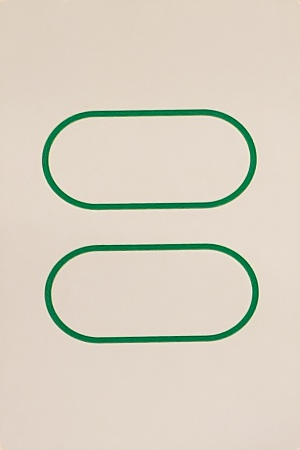
#> input picture img/ref/green-double-outline-capsule.jpg, 300 x 450 px; its folder holds only this picture in this run
$ python solve.py img/ref/green-double-outline-capsule.jpg out.png
#> lines starting #> are read from the running program, lines starting #| are printed output that depends on the picture
#> in main, img is the input picture: shape (450, 300, 3); mean B, G, R 194.7, 209.6, 216.6
### segmentation.py
"""Segmentation of a board image into cards."""

import copy
import glob
import math
import sys

import cv2
import numpy as np
from shapely.geometry import Polygon


class DetectedCard:
    def __init__(self, img_bgr, rect):
        self.img_bgr = img_bgr
        self.rect = rect


class Line(object):
    # [237 lines left out: functions __init__, intersect, len, relative_angle, find_rects_from_lines, order_points, not called in this run]


def find_rects(gray, light):
    fld = cv2.ximgproc.createFastLineDetector(_length_threshold=15, _do_merge=True)
    all_lines = []
    for img in [gray, light]:
        img = cv2.medianBlur(img, 9)
        lines = fld.detect(img)
        for line in lines:
            all_lines.append(np.array(line))
    return find_rects_from_lines(all_lines)


def detect_cards(img):
    min_dim = min(img.shape[0], img.shape[1])
#> min_dim = 300
    scale = 1.0
#> scale = 1
    if min_dim > 1024:
        scale = 1024.0 / min_dim
        img = cv2.resize(img, None, fx=scale, fy=scale, interpolation=cv2.INTER_AREA)

    gray = cv2.cvtColor(img, cv2.COLOR_BGR2GRAY)
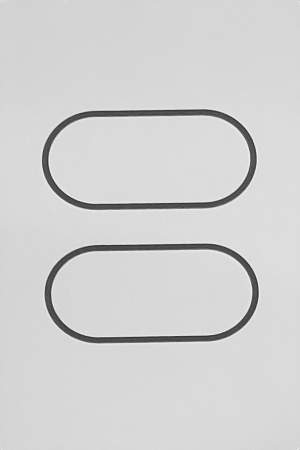
#> gray: shape (450, 300); min 44, max 245, mean 210
    _, sat, _ = cv2.split(cv2.cvtColor(img, cv2.COLOR_BGR2HSV))
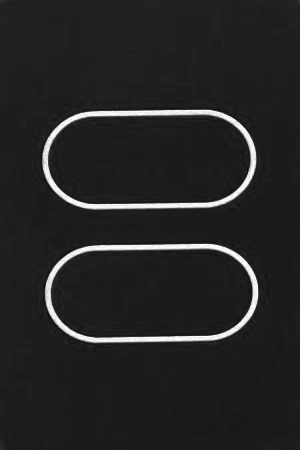
#> sat: shape (450, 300); min 15, max 255, mean 37.3

    rects = find_rects(gray, sat)

    cards = []
    for rect in rects:
        card_rect = order_points(rect)

        sideways = (card_rect[1][0] - card_rect[0][0]) > (card_rect[2][1] - card_rect[1][1])

        card_w = 240
        card_h = 390
        if sideways:
            card_w = 390
            card_h = 240

        dst = np.array([
            [0, 0],
            [card_w, 0],
            [card_w, card_h],
            [0, card_h]], np.float32)

        xform = cv2.getPerspectiveTransform(card_rect, dst)
        rect_img = cv2.warpPerspective(img, xform, (card_w, card_h), flags=cv2.INTER_NEAREST)
        # Crop off edges
        margin_x = 10
        margin_y = 20
        rect_img = rect_img[margin_y:-margin_y, margin_x:-margin_x]
        if sideways:
            rect_img = cv2.rotate(rect_img, cv2.ROTATE_90_CLOCKWISE)

        rect_orig = (card_rect * 1/scale).astype(np.int32)
        cards.append(DetectedCard(rect_img, rect_orig))

    return cards

### solve.py
"""Solve a game board."""

import copy
import sys

import cv2

import classification
import segmentation


class Card:
    COUNTS = {
        1: 0,
        2: 1,
        3: 2,
    }
    FILLS = {
        "solid": 0,
        "outline": 1,
        "stripes": 2,
    }
    COLORS = {
        "red": 0,
        "green": 1,
        "purple": 2,
    }
    SHAPES = {
        "diamond": 0,
        "capsule": 1,
        "squiggle": 2,
    }

    def __init__(self, classified, rect):
        count = classified["count"]
        fill = classified["fill"]
        color = classified["color"]
        shape = classified["shape"]
        self.attrs = (Card.COUNTS[count], Card.FILLS[fill], Card.COLORS[color], Card.SHAPES[shape])
        self.label = f"{count}-{fill}-{color}-{shape}"
        self.rect = rect

    @staticmethod
    def find_sets(cards):
        def id(attrs):
            return (attrs[0] << 6) | (attrs[1] << 4) | (attrs[2] << 2) | (attrs[3] << 0)
        seen_by_id = {}

        sets = []
        for i, card_i in enumerate(cards):
            for j, card_j in enumerate(cards[i+1:], i+1):
                third_attrs = [-(a_i + a_j) % 3 for (a_i, a_j) in zip(card_i.attrs, card_j.attrs)]
                card_k = seen_by_id.get(id(third_attrs))
                if card_k:
                    sets.append((card_i, card_j, card_k))
            seen_by_id[id(card_i.attrs)] = card_i
        return sets

SET_COLORS_BGR = [
    [242, 214, 139],
    [167, 242, 139],
    [139, 167, 242],
    [214, 139, 242],
    [139, 219, 242],
    [222, 247, 134],
]

def expand_rect(rect, amount):
    if amount == 0:
        return rect
    ret = copy.deepcopy(rect)
    ret[0][0] -= amount
    ret[0][1] -= amount
    ret[1][0] += amount
    ret[1][1] -= amount
    ret[2][0] += amount
    ret[2][1] += amount
    ret[3][0] -= amount
    ret[3][1] += amount
    return ret

def main():
    debug = "--debug" in sys.argv

    img = cv2.imread(sys.argv[1])

    cards = []
    for i, card_seg in enumerate(segmentation.detect_cards(img)):
        classified = classification.classify_card(card_seg.img_bgr)
        cards.append(Card(classified, card_seg.rect))

        if debug:
            print(f"Card {i}: {classified}")
            cv2.imwrite(f"{sys.argv[2]}.rects.{i}.png", card_seg.img_bgr)
#> this loop made 0 passes
#> after the loop, cards = []


    sets = Card.find_sets(cards)

    OUTLINE_WIDTH = 50
    label_counts = {}
    for i, set_i in enumerate(sets):
        for card in set_i:
            labels = label_counts.get(card.attrs, 0)
            cv2.polylines(img, [expand_rect(card.rect, labels * OUTLINE_WIDTH)], True, SET_COLORS_BGR[i], OUTLINE_WIDTH)
            label_counts[card.attrs] = labels + 1

    if debug:
        for i, card in enumerate(cards):
            cv2.polylines(img, [card.rect], True, (52, 64, 255), 10)
            cv2.putText(img, f"{card.label} ({i})", (card.rect[0][0], card.rect[0][1]), cv2.FONT_HERSHEY_PLAIN, 2, (255, 255, 255), 5)

    cv2.imwrite(f"{sys.argv[2]}.png", img)


if __name__ == "__main__":
#> (the run stopped early here; a loop or call above may not have finished)

$ run again, on img/ref/green-double-solid-diamond.jpg
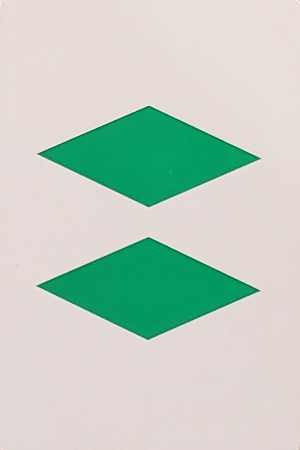
#> input picture img/ref/green-double-solid-diamond.jpg, 300 x 450 px
#> in main, img is the input picture: shape (450, 300, 3); mean B, G, R 194.3, 206.5, 190.4
#> min_dim = 300
#> scale = 1
#> in detect_cards, `gray = cv2.cvtColor(img, cv2.COLOR_BGR2GRAY)`:
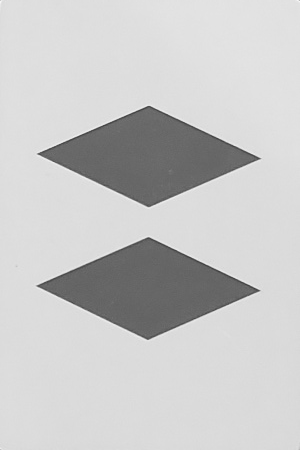
#> gray: shape (450, 300); min 62, max 248, mean 200.4
#> in detect_cards, `_, sat, _ = cv2.split(cv2.cvtColor(img, cv2.COLOR_BGR2HSV))`:
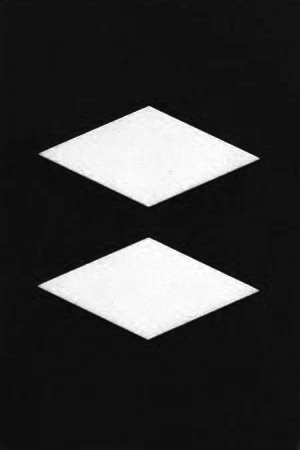
#> sat: shape (450, 300); min 2, max 255, mean 54.1
#> after the loop in main, `for i, card_seg in enumerate(segmentation.detect_cards(img)):`: cards = []

$ run again, on img/ref/green-double-stripes-capsule.jpg
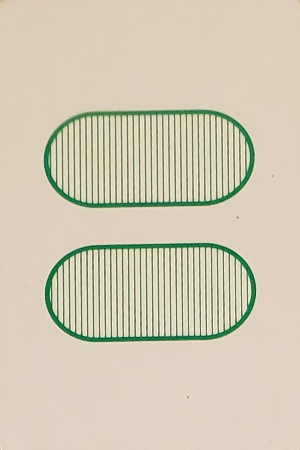
#> input picture img/ref/green-double-stripes-capsule.jpg, 300 x 450 px
#> in main, img is the input picture: shape (450, 300, 3); mean B, G, R 180.2, 201.8, 210
#> min_dim = 300
#> scale = 1
#> in detect_cards, `gray = cv2.cvtColor(img, cv2.COLOR_BGR2GRAY)`:
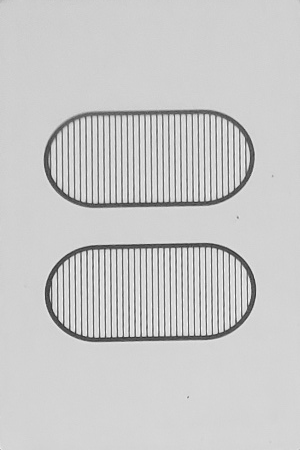
#> gray: shape (450, 300); min 44, max 252, mean 201.8
#> in detect_cards, `_, sat, _ = cv2.split(cv2.cvtColor(img, cv2.COLOR_BGR2HSV))`:
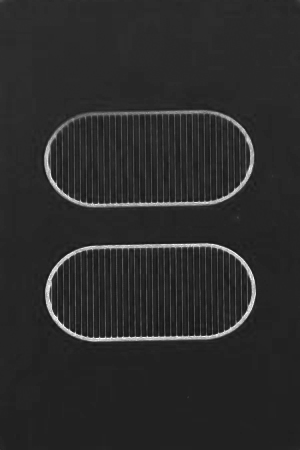
#> sat: shape (450, 300); min 18, max 255, mean 43.1
#> after the loop in main, `for i, card_seg in enumerate(segmentation.detect_cards(img)):`: cards = []

$ run again, on img/ref/green-double-outline-diamond.jpg
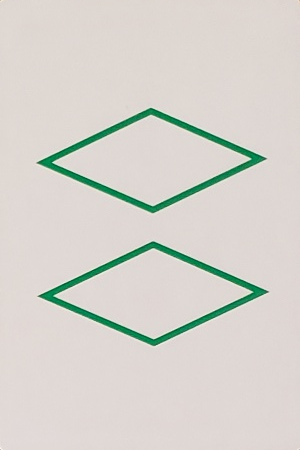
#> input picture img/ref/green-double-outline-diamond.jpg, 300 x 450 px
#> in main, img is the input picture: shape (450, 300, 3); mean B, G, R 205.4, 211.5, 213.9
#> min_dim = 300
#> scale = 1
#> in detect_cards, `gray = cv2.cvtColor(img, cv2.COLOR_BGR2GRAY)`:
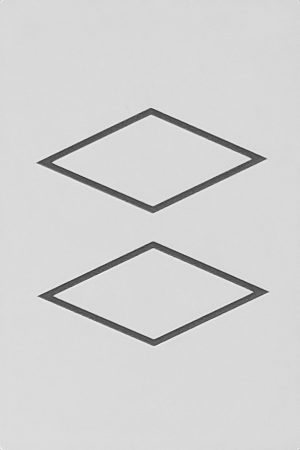
#> gray: shape (450, 300); min 55, max 245, mean 211.4
#> in detect_cards, `_, sat, _ = cv2.split(cv2.cvtColor(img, cv2.COLOR_BGR2HSV))`:
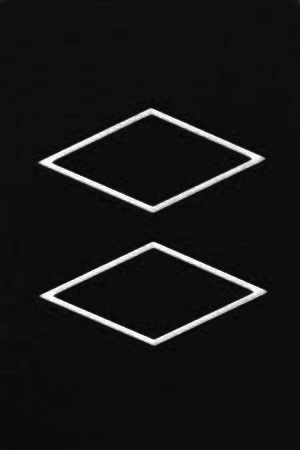
#> sat: shape (450, 300); min 2, max 255, mean 22.1
#> after the loop in main, `for i, card_seg in enumerate(segmentation.detect_cards(img)):`: cards = []
